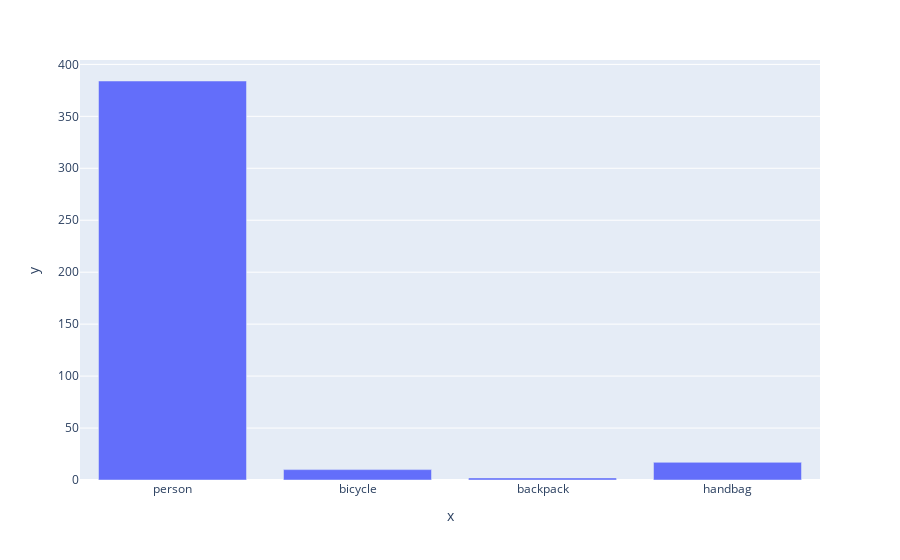
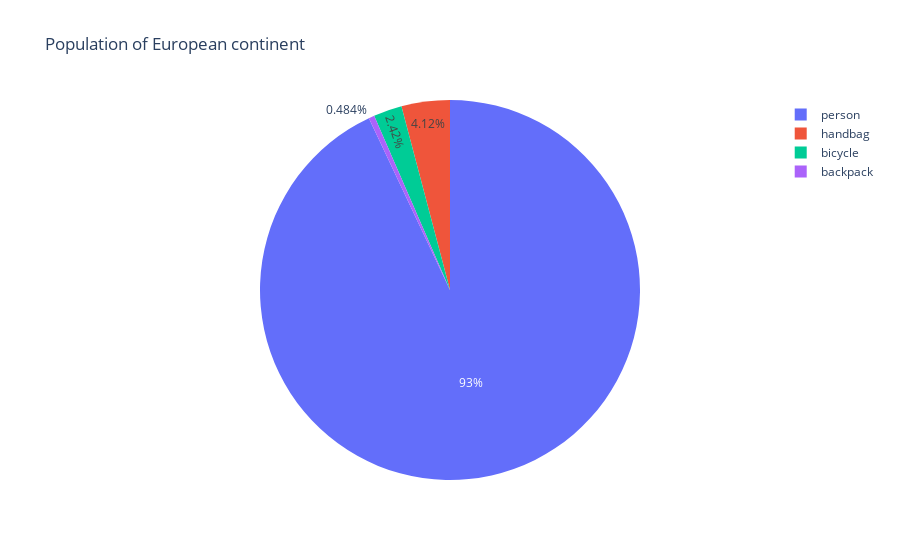

Here is the notebook cell these charts were saved with, in order:
### Markdown cell above
## Global analytics

### Code cell
data_canada = px.data.gapminder().query("country == 'Canada'")
fig = px.bar(x=df_classes.columns, y=df_classes.sum())
fig.show()


fig = px.pie(df_classes, values=df_classes.sum(), names=df_classes.columns, title='Population of European continent')
fig.show()

### Figure 1 — Plotly figure (JSON) as saved in the notebook; plotly's stock layout.template omitted (floating-point values rounded to 4 significant figures)
{"data": [{"alignmentgroup": "True", "hovertemplate": "x=%{x}<br>y=%{y}<extra></extra>", "legendgroup": "", "marker": {"color": "#636efa"}, "name": "", "offsetgroup": "", "orientation": "v", "showlegend": false, "textposition": "auto", "type": "bar", "x": ["person", "bicycle", "backpack", "handbag"], "xaxis": "x", "y": [384, 10, 2, 17], "yaxis": "y"}], "layout": {"barmode": "relative", "legend": {"tracegroupgap": 0}, "margin": {"t": 60}, "xaxis": {"anchor": "y", "domain": [0, 1], "title": {"text": "x"}}, "yaxis": {"anchor": "x", "domain": [0, 1], "title": {"text": "y"}}}}

### Figure 2 — Plotly figure (JSON) as saved in the notebook; plotly's stock layout.template omitted (floating-point values rounded to 4 significant figures)
{"data": [{"domain": {"x": [0, 1], "y": [0, 1]}, "hovertemplate": "label=%{label}<br>value=%{value}<extra></extra>", "labels": ["person", "bicycle", "backpack", "handbag"], "legendgroup": "", "name": "", "showlegend": true, "type": "pie", "values": [384, 10, 2, 17]}], "layout": {"legend": {"tracegroupgap": 0}, "title": {"text": "Population of European continent"}}}
